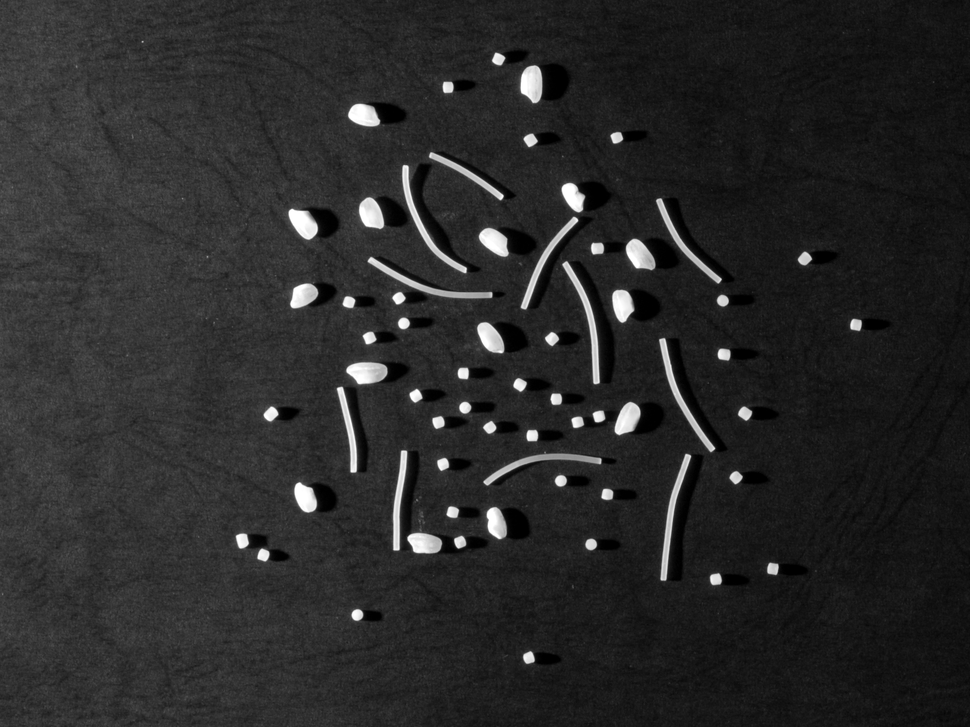
#> input picture assignment 1/OriginalImage.tif, 970 x 727 px, shrunk from 1611 x 1208 before the run
$ jupyter execute code.ipynb
#> lines starting #> are read from the running program, lines starting #| are printed output that depends on the picture; after the words box and inside, x2 and y2 are one past the last pixel; in counts of white or black regions, pixels touching at a corner belong together; long printed decimals are rounded
[cell 1]
import cv2
import matplotlib.pyplot as plt
import numpy as np
img1 = cv2.imread(r"OriginalImage.tif",cv2.IMREAD_GRAYSCALE)
#> img1 is the input picture: shape (727, 970); min 0, max 255, mean 41.5
img2 = cv2.imread(r"C:\Users\23675\OneDrive\桌面\Second Year\Fundamentals of Computer Vision\assignment 1\Números 2, fondo apagdo.bmp",cv2.IMREAD_GRAYSCALE)
cv2.imshow("img1",img1)
cv2.waitKey(0)
cv2.destroyAllWindows()

[cell 2]
import cv2
# compressed zip
# python file for counting and another for originalimage
import numpy as np
import matplotlib.pyplot as plt
from skimage.feature import blob_log
import cv2
import numpy as np
from PIL import Image
# to show the plot in the jupyter notebook
def show(x):
    display(Image.fromarray(x))
original =cv2.imread("OriginalImage.tif", cv2.IMREAD_COLOR)
im = cv2.imread("OriginalImage.tif", cv2.IMREAD_GRAYSCALE)
# binarize the image
im_bw, th = cv2.threshold(im, 100, 255, cv2.THRESH_BINARY)
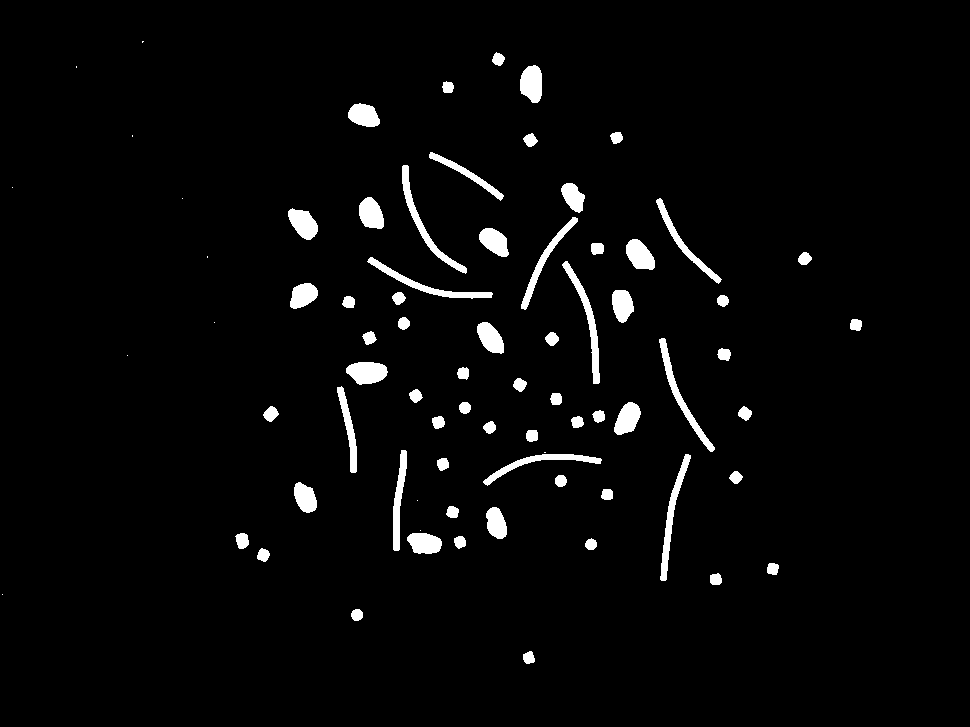
#> th: shape (727, 970); 3.1% white; 77 white regions (12 under 20 px), largest, box (x1, y1, x2, y2) and area: (562, 261, 600, 384) 892, (402, 165, 467, 274) 883, (660, 454, 691, 581) 859


r_kernel = cv2.getStructuringElement(cv2.MORPH_ELLIPSE, (20, 20))

rice = cv2.morphologyEx(th, cv2.MORPH_OPEN, kernel=r_kernel)
#> rice: shape (727, 970); 0.67% white; 10 white regions, largest, box (x1, y1, x2, y2) and area: (352, 363, 384, 385) 590, (521, 69, 543, 98) 549, (292, 211, 318, 239) 535

rg_kernel = cv2.getStructuringElement(cv2.MORPH_ELLIPSE, (15, 15))
grain_rice = cv2.morphologyEx(th, cv2.MORPH_OPEN, kernel=rg_kernel)
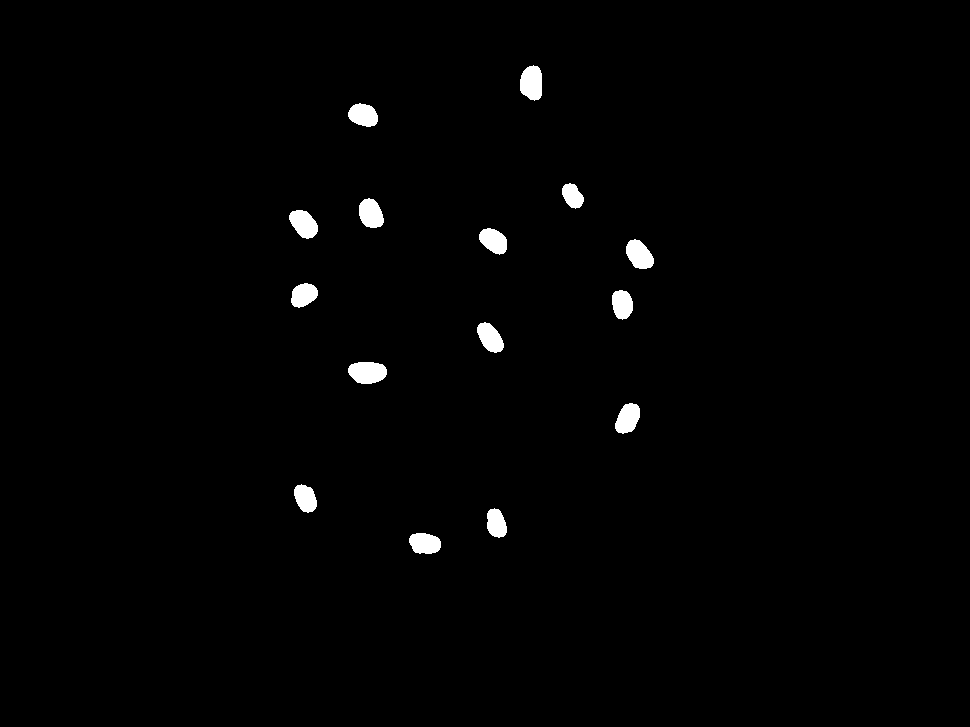
#> grain_rice: shape (727, 970); 1.2% white; 15 white regions, largest, box (x1, y1, x2, y2) and area: (348, 362, 387, 384) 693, (520, 65, 542, 101) 638, (626, 239, 654, 269) 591

grain = grain_rice - rice
f_kernel = cv2.getStructuringElement(cv2.MORPH_ELLIPSE, (10, 10))
grain = cv2.morphologyEx(grain, cv2.MORPH_OPEN, kernel=f_kernel)
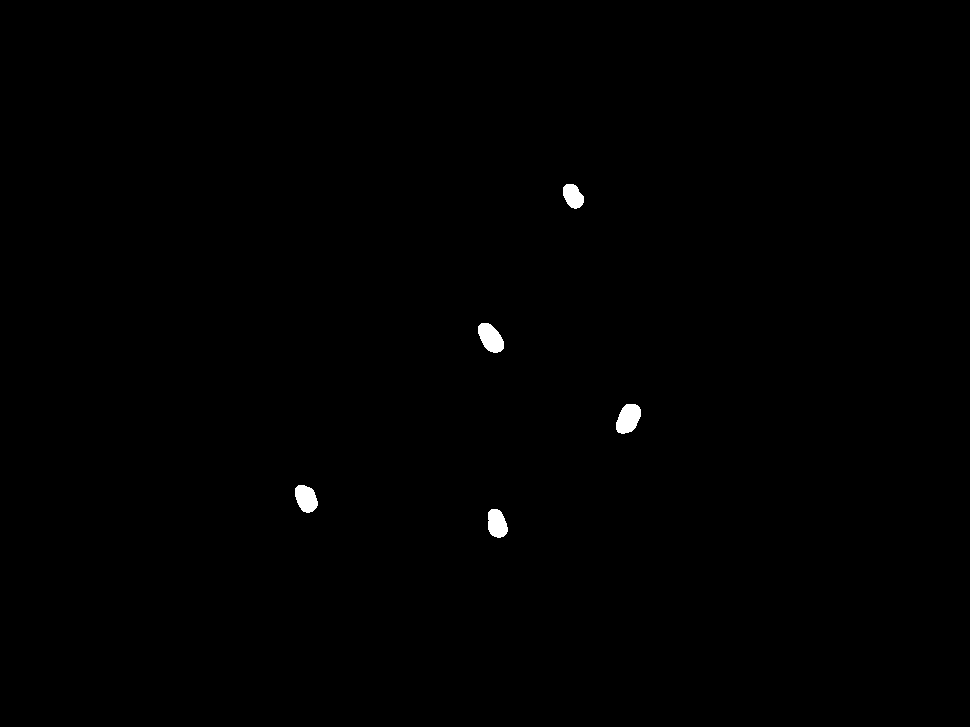
#> grain: shape (727, 970); 0.34% white; 5 white regions, box (x1, y1, x2, y2) and area: (616, 404, 641, 434) 556, (478, 323, 504, 353) 540, (295, 485, 318, 513) 479, (488, 509, 508, 538) 455, (563, 184, 584, 209) 382
# cv2.imshow("grain", grain)


spaghetti = th - grain_rice
#exactly the same f_kernel as before that gives back the spaghetti.
f_kernel = cv2.getStructuringElement(cv2.MORPH_ELLIPSE, (10, 10))

spaghetti = cv2.morphologyEx(spaghetti, cv2.MORPH_OPEN, kernel=f_kernel)
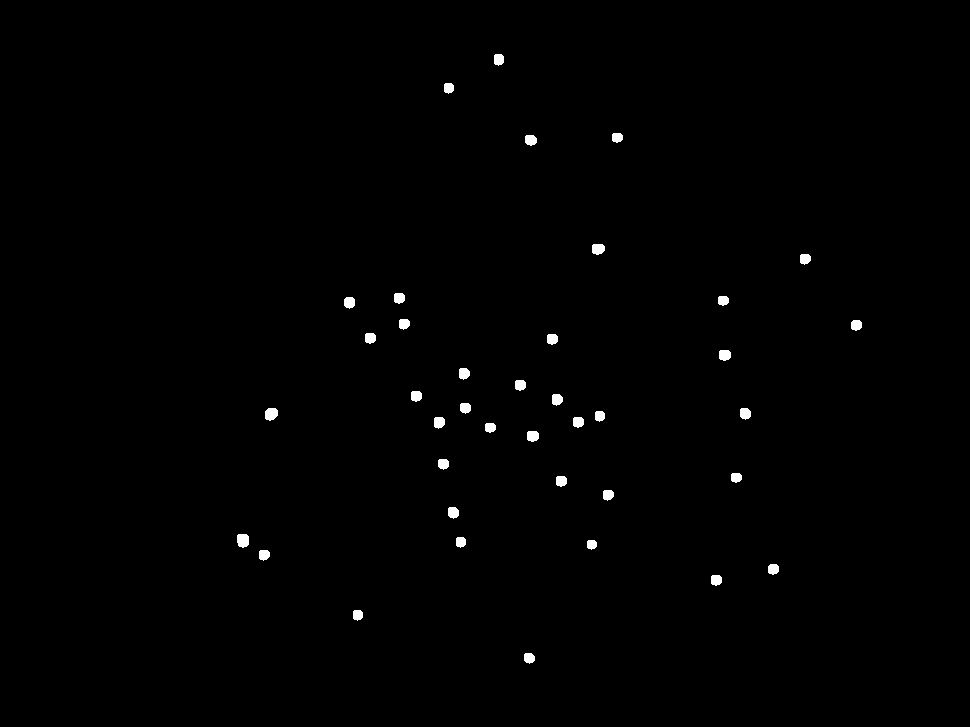
#> spaghetti: shape (727, 970); 0.58% white; 39 white regions
# cv2.imshow("spaghetti", spaghetti)

#################
rice_blobs = blob_log(rice, max_sigma=100, min_sigma=15,
                      num_sigma=3, threshold=0.3, overlap=0.4)
#> rice_blobs = [[373, 367, 15], [83, 532, 15], [224, 304, 15], [214, 371, 15], [255, 640, 15], [114, 363, 15], [241, 494, 15], [294, 304, 15], [543, 424, 15], [307, 623, 15]]
grain_blobs = blob_log(grain, max_sigma=100, min_sigma=10,
                       num_sigma=3, threshold=0.3, overlap=0.4)
#> grain_blobs = [[418, 628, 10], [498, 306, 10], [338, 491, 10], [524, 497, 10], [196, 573, 10]]
#It is not necessary do blob upon spaghetti
#Contour is spaghetti
contours, hierarchy = cv2.findContours(
    spaghetti, cv2.RETR_TREE, cv2.CHAIN_APPROX_SIMPLE)
#> contours = 39 contours; largest, box (x1, y1, x2, y2) and area: (237, 534, 249, 548) 126, (265, 408, 278, 421) 119, (592, 244, 605, 255) 104, (527, 431, 539, 442) 97, (719, 350, 731, 361) 97


rice_gray = cv2.bitwise_and(im, im, mask=rice)
grain_gray = cv2.bitwise_and(im, im, mask=grain)
spaghetti_gray = cv2.bitwise_and(im, im, mask=spaghetti)


print(f'{len(rice_blobs)} rice')
#| 10 rice
print(f'{len(grain_blobs)} grains')
#| 5 grains
print(f'{len(contours)} spaghetti')
#| 39 spaghetti


cv2.waitKey(0)
cv2.destroyAllWindows()


#your job now is to find the exact size of the kernels, so they have to be relative to the input image size (not hard coded)

[cell 3]
#kernel
r_kernel = cv2.getStructuringElement(cv2.MORPH_ELLIPSE, (10, 10))
rice = cv2.morphologyEx(th, cv2.MORPH_OPEN, kernel=r_kernel)
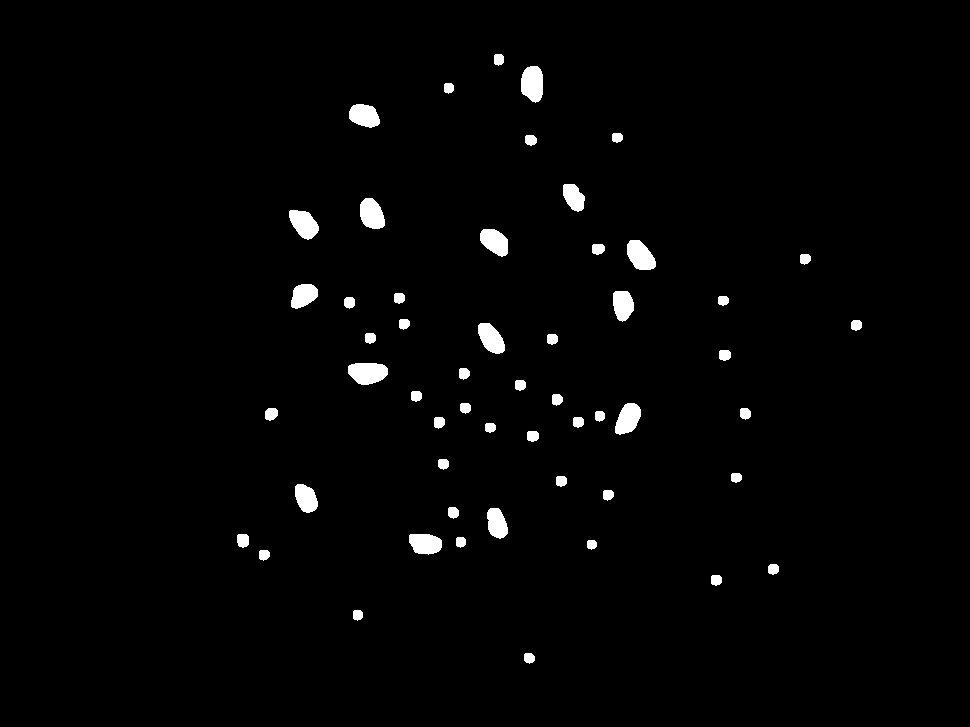
#> rice: shape (727, 970); 1.8% white; 54 white regions, largest, box (x1, y1, x2, y2) and area: (348, 363, 388, 385) 702, (521, 66, 543, 103) 663, (627, 240, 656, 270) 624

rice_blobs = blob_log(rice, max_sigma=100, min_sigma=15,
                      num_sigma=3, threshold=0.3, overlap=0.4)
#> rice_blobs = 15 rows, first 8: [83, 532, 15], [373, 367, 15], [214, 371, 15], [224, 304, 15], [115, 364, 15], [255, 640, 15], [241, 494, 15], [418, 628, 15]
rice_gray = cv2.bitwise_and(im, im, mask=rice)

score = abs(im - rice_gray)
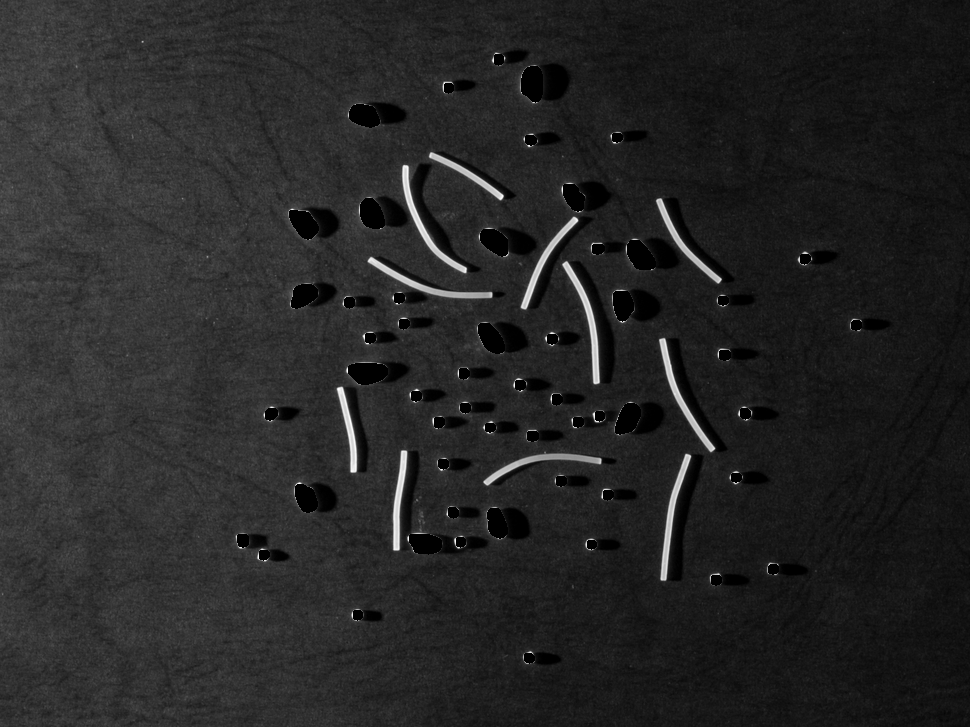
#> score: shape (727, 970); min 0, max 255, mean 37.7
print(np.mean(score))
#| 37.665
